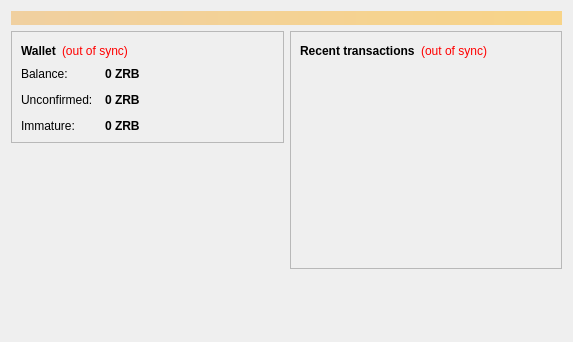
<?xml version="1.0" encoding="UTF-8"?>
<ui version="4.0">
 <class>OverviewPage</class>
 <widget class="QWidget" name="OverviewPage">
  <property name="geometry">
   <rect>
    <x>0</x>
    <y>0</y>
    <width>573</width>
    <height>342</height>
   </rect>
  </property>
  <property name="windowTitle">
   <string>Form</string>
  </property>
  <layout class="QVBoxLayout" name="topLayout">
   <item>
    <widget class="QLabel" name="labelAlerts">
     <property name="visible">
      <bool>false</bool>
     </property>
     <property name="styleSheet">
      <string notr="true">background-color: qlineargradient(x1: 0, y1: 0, x2: 1, y2: 0, stop:0 #F0D0A0, stop:1 #F8D488); color:#000000;</string>
     </property>
     <property name="wordWrap">
      <bool>true</bool>
     </property>
     <property name="margin">
      <number>3</number>
     </property>
    </widget>
   </item>
   <item>
    <layout class="QHBoxLayout" name="horizontalLayout" stretch="1,1">
     <item>
      <layout class="QVBoxLayout" name="verticalLayout_2">
       <item>
        <widget class="QFrame" name="frame">
         <property name="frameShape">
          <enum>QFrame::StyledPanel</enum>
         </property>
         <property name="frameShadow">
          <enum>QFrame::Raised</enum>
         </property>
         <layout class="QVBoxLayout" name="verticalLayout_4">
          <item>
           <layout class="QHBoxLayout" name="horizontalLayout_4">
            <item>
             <widget class="QLabel" name="label_5">
              <property name="font">
               <font>
                <weight>75</weight>
                <bold>true</bold>
               </font>
              </property>
              <property name="text">
               <string>Wallet</string>
              </property>
             </widget>
            </item>
            <item>
             <widget class="QLabel" name="labelWalletStatus">
              <property name="toolTip">
               <string>The displayed information may be out of date. Your wallet automatically synchronizes with the Zarbit network after a connection is established, but this process has not completed yet.</string>
              </property>
              <property name="styleSheet">
               <string notr="true">QLabel { color: red; }</string>
              </property>
              <property name="text">
               <string notr="true">(out of sync)</string>
              </property>
              <property name="alignment">
               <set>Qt::AlignLeading|Qt::AlignLeft|Qt::AlignVCenter</set>
              </property>
             </widget>
            </item>
            <item>
             <spacer name="horizontalSpacer_2">
              <property name="orientation">
               <enum>Qt::Horizontal</enum>
              </property>
              <property name="sizeHint" stdset="0">
               <size>
                <width>40</width>
                <height>20</height>
               </size>
              </property>
             </spacer>
            </item>
           </layout>
          </item>
          <item>
           <layout class="QFormLayout" name="formLayout_2">
            <property name="fieldGrowthPolicy">
             <enum>QFormLayout::AllNonFixedFieldsGrow</enum>
            </property>
            <property name="horizontalSpacing">
             <number>12</number>
            </property>
            <property name="verticalSpacing">
             <number>12</number>
            </property>
            <item row="0" column="0">
             <widget class="QLabel" name="label">
              <property name="text">
               <string>Balance:</string>
              </property>
             </widget>
            </item>
            <item row="0" column="1">
             <widget class="QLabel" name="labelBalance">
              <property name="font">
               <font>
                <weight>75</weight>
                <bold>true</bold>
               </font>
              </property>
              <property name="cursor">
               <cursorShape>IBeamCursor</cursorShape>
              </property>
              <property name="toolTip">
               <string>Your current balance</string>
              </property>
              <property name="text">
               <string notr="true">0 ZRB</string>
              </property>
              <property name="textInteractionFlags">
               <set>Qt::LinksAccessibleByMouse|Qt::TextSelectableByKeyboard|Qt::TextSelectableByMouse</set>
              </property>
             </widget>
            </item>
            <item row="1" column="0">
             <widget class="QLabel" name="label_3">
              <property name="text">
               <string>Unconfirmed:</string>
              </property>
             </widget>
            </item>
            <item row="1" column="1">
             <widget class="QLabel" name="labelUnconfirmed">
              <property name="font">
               <font>
                <weight>75</weight>
                <bold>true</bold>
               </font>
              </property>
              <property name="cursor">
               <cursorShape>IBeamCursor</cursorShape>
              </property>
              <property name="toolTip">
               <string>Total of transactions that have yet to be confirmed, and do not yet count toward the current balance</string>
              </property>
              <property name="text">
               <string notr="true">0 ZRB</string>
              </property>
              <property name="textInteractionFlags">
               <set>Qt::LinksAccessibleByMouse|Qt::TextSelectableByKeyboard|Qt::TextSelectableByMouse</set>
              </property>
             </widget>
            </item>
            <item row="2" column="0">
             <widget class="QLabel" name="labelImmatureText">
              <property name="text">
               <string>Immature:</string>
              </property>
             </widget>
            </item>
            <item row="2" column="1">
             <widget class="QLabel" name="labelImmature">
              <property name="font">
               <font>
                <weight>75</weight>
                <bold>true</bold>
               </font>
              </property>
              <property name="toolTip">
               <string>Mined balance that has not yet matured</string>
              </property>
              <property name="text">
               <string notr="true">0 ZRB</string>
              </property>
              <property name="textInteractionFlags">
               <set>Qt::LinksAccessibleByMouse|Qt::TextSelectableByKeyboard|Qt::TextSelectableByMouse</set>
              </property>
             </widget>
            </item>
           </layout>
          </item>
         </layout>
        </widget>
       </item>
       <item>
        <spacer name="verticalSpacer">
         <property name="orientation">
          <enum>Qt::Vertical</enum>
         </property>
         <property name="sizeHint" stdset="0">
          <size>
           <width>20</width>
           <height>40</height>
          </size>
         </property>
        </spacer>
       </item>
      </layout>
     </item>
     <item>
      <layout class="QVBoxLayout" name="verticalLayout_3">
       <item>
        <widget class="QFrame" name="frame_2">
         <property name="frameShape">
          <enum>QFrame::StyledPanel</enum>
         </property>
         <property name="frameShadow">
          <enum>QFrame::Raised</enum>
         </property>
         <layout class="QVBoxLayout" name="verticalLayout">
          <item>
           <layout class="QHBoxLayout" name="horizontalLayout_2">
            <item>
             <widget class="QLabel" name="label_4">
              <property name="text">
               <string>&lt;b&gt;Recent transactions&lt;/b&gt;</string>
              </property>
             </widget>
            </item>
            <item>
             <widget class="QLabel" name="labelTransactionsStatus">
              <property name="toolTip">
               <string>The displayed information may be out of date. Your wallet automatically synchronizes with the Zarbit network after a connection is established, but this process has not completed yet.</string>
              </property>
              <property name="styleSheet">
               <string notr="true">QLabel { color: red; }</string>
              </property>
              <property name="text">
               <string notr="true">(out of sync)</string>
              </property>
              <property name="alignment">
               <set>Qt::AlignRight|Qt::AlignTrailing|Qt::AlignVCenter</set>
              </property>
             </widget>
            </item>
            <item>
             <spacer name="horizontalSpacer">
              <property name="orientation">
               <enum>Qt::Horizontal</enum>
              </property>
              <property name="sizeHint" stdset="0">
               <size>
                <width>40</width>
                <height>20</height>
               </size>
              </property>
             </spacer>
            </item>
           </layout>
          </item>
          <item>
           <widget class="QListView" name="listTransactions">
            <property name="styleSheet">
             <string notr="true">QListView { background: transparent; }</string>
            </property>
            <property name="frameShape">
             <enum>QFrame::NoFrame</enum>
            </property>
            <property name="verticalScrollBarPolicy">
             <enum>Qt::ScrollBarAlwaysOff</enum>
            </property>
            <property name="horizontalScrollBarPolicy">
             <enum>Qt::ScrollBarAlwaysOff</enum>
            </property>
            <property name="selectionMode">
             <enum>QAbstractItemView::NoSelection</enum>
            </property>
           </widget>
          </item>
         </layout>
        </widget>
       </item>
       <item>
        <spacer name="verticalSpacer_2">
         <property name="orientation">
          <enum>Qt::Vertical</enum>
         </property>
         <property name="sizeHint" stdset="0">
          <size>
           <width>20</width>
           <height>40</height>
          </size>
         </property>
        </spacer>
       </item>
      </layout>
     </item>
    </layout>
   </item>
  </layout>
 </widget>
 <resources/>
 <connections/>
</ui>
